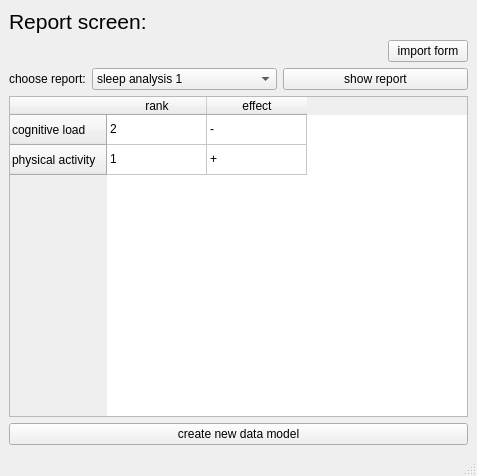
<?xml version="1.0" encoding="UTF-8"?>
<ui version="4.0">
 <class>MainWindow</class>
 <widget class="QMainWindow" name="MainWindow">
  <property name="geometry">
   <rect>
    <x>0</x>
    <y>0</y>
    <width>477</width>
    <height>476</height>
   </rect>
  </property>
  <property name="windowTitle">
   <string>MainWindow</string>
  </property>
  <widget class="QWidget" name="centralwidget">
   <property name="layoutDirection">
    <enum>Qt::LeftToRight</enum>
   </property>
   <layout class="QVBoxLayout" name="verticalLayout_2">
    <item>
     <widget class="QLabel" name="label">
      <property name="sizePolicy">
       <sizepolicy hsizetype="Minimum" vsizetype="Minimum">
        <horstretch>0</horstretch>
        <verstretch>0</verstretch>
       </sizepolicy>
      </property>
      <property name="font">
       <font>
        <pointsize>16</pointsize>
       </font>
      </property>
      <property name="text">
       <string>Report screen:</string>
      </property>
     </widget>
    </item>
    <item>
     <layout class="QHBoxLayout" name="horizontalLayout">
      <property name="spacing">
       <number>0</number>
      </property>
      <property name="sizeConstraint">
       <enum>QLayout::SetDefaultConstraint</enum>
      </property>
      <property name="rightMargin">
       <number>0</number>
      </property>
      <item>
       <spacer name="horizontalSpacer">
        <property name="orientation">
         <enum>Qt::Horizontal</enum>
        </property>
        <property name="sizeHint" stdset="0">
         <size>
          <width>40</width>
          <height>20</height>
         </size>
        </property>
       </spacer>
      </item>
      <item>
       <widget class="QPushButton" name="import_form_btn">
        <property name="text">
         <string>import form</string>
        </property>
       </widget>
      </item>
     </layout>
    </item>
    <item>
     <layout class="QHBoxLayout" name="horizontalLayout_2">
      <item>
       <widget class="QLabel" name="label_3">
        <property name="sizePolicy">
         <sizepolicy hsizetype="Maximum" vsizetype="Preferred">
          <horstretch>0</horstretch>
          <verstretch>0</verstretch>
         </sizepolicy>
        </property>
        <property name="text">
         <string>choose report:</string>
        </property>
        <property name="margin">
         <number>5</number>
        </property>
       </widget>
      </item>
      <item>
       <widget class="QComboBox" name="all_report_comboBox">
        <item>
         <property name="text">
          <string>sleep analysis 1</string>
         </property>
        </item>
       </widget>
      </item>
      <item>
       <widget class="QPushButton" name="show_report_btn">
        <property name="text">
         <string>show report</string>
        </property>
       </widget>
      </item>
     </layout>
    </item>
    <item>
     <widget class="QTableWidget" name="cur_report_display_table">
      <property name="sizePolicy">
       <sizepolicy hsizetype="Expanding" vsizetype="Expanding">
        <horstretch>0</horstretch>
        <verstretch>0</verstretch>
       </sizepolicy>
      </property>
      <row>
       <property name="text">
        <string>cognitive load</string>
       </property>
      </row>
      <row>
       <property name="text">
        <string>physical activity</string>
       </property>
      </row>
      <column>
       <property name="text">
        <string>rank</string>
       </property>
      </column>
      <column>
       <property name="text">
        <string>effect</string>
       </property>
      </column>
      <item row="0" column="0">
       <property name="text">
        <string>2</string>
       </property>
      </item>
      <item row="0" column="1">
       <property name="text">
        <string>-</string>
       </property>
      </item>
      <item row="1" column="0">
       <property name="text">
        <string>1</string>
       </property>
      </item>
      <item row="1" column="1">
       <property name="text">
        <string>+</string>
       </property>
      </item>
     </widget>
    </item>
    <item>
     <widget class="QPushButton" name="create_new_data_model_btn">
      <property name="text">
       <string>create new data model</string>
      </property>
     </widget>
    </item>
   </layout>
  </widget>
  <widget class="QStatusBar" name="statusbar"/>
 </widget>
 <resources/>
 <connections/>
</ui>
